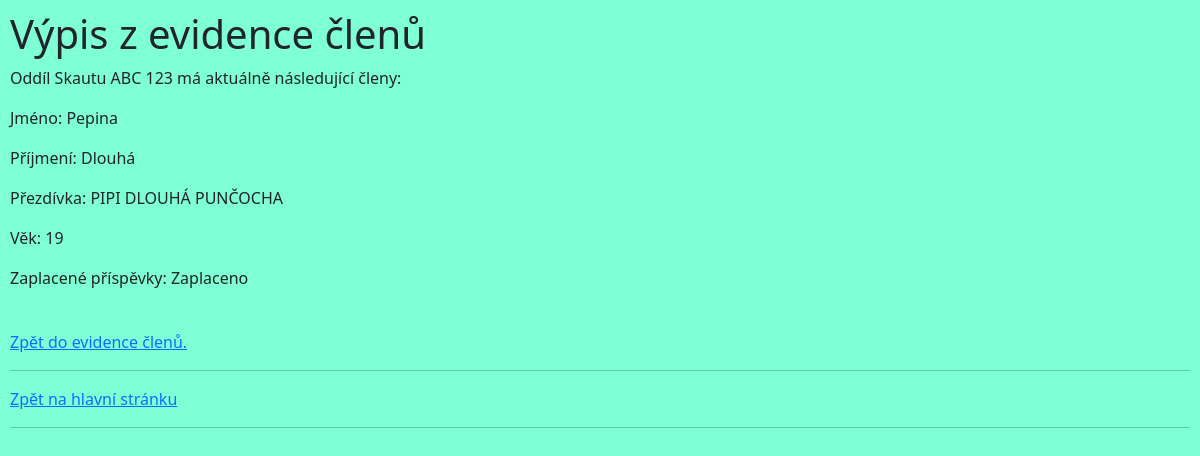
Page /evidence/Pipi dlouhá punčocha on the committed database.
### evidence/models.py (models this page shows, shortened)
class Clen(models.Model):
    jmeno = models.CharField(max_length=30)
    prijmeni = models.CharField(max_length=30)
    prezdivka = models.CharField(max_length=30)
    vek = models.IntegerField(null=True)
    prispevek = models.BooleanField(null=True)
    slug = models.SlugField(blank="True", default="", null=False, primary_key=True)
    oddil = models.ForeignKey(Oddil, on_delete=models.SET_NULL, null=True)
    bobrik = models.ManyToManyField(Bobrik)
    """
    def save(self, *args, **kwargs):
        self.slug = slugify(self.prezdivka)
        super().save(*args, **kwargs)
        # kdyz jsem si prepsal save, tak musim pro save zavolat predka
        """
    class Meta():
        verbose_name_plural = "Clenove"
        ordering = ["prezdivka"]   # razeni v tabulkce, pokud dam pred - "-prezdivka", tak je to sestupne

### evidence/views.py (the view)
# urls.py: path("/<str:prezdivka>", views.evidence_detail, name="detail"),
def evidence_detail(request, prezdivka):
    clen = get_object_or_404(Clen, prezdivka=prezdivka)
    return render(request, "evidence/clen_detail.html", {
        "jmeno": clen.jmeno,
        "prijmeni": clen.prijmeni,
        "prezdivka": clen.prezdivka,
        "vek": clen.vek,
        "prispevek": clen.prispevek,
})

### evidence/templates/evidence/clen_detail.html (shortened to what this page needs)
{% extends "base.html" %}
{% load static %}
{% block styling %}
    <link rel="stylesheet" href="{% static "styly.css" %}">
{% endblock%}
{% block content %}
    <h1>Výpis z evidence členů</h1>
    <p>Oddíl Skautu ABC 123 má aktuálně následující členy:</p>
    <p>Jméno: {{ jmeno }} </p>
    <p>Příjmení: {{ prijmeni }}</p>
    <p>Přezdívka: {{ prezdivka | upper }}</p>
    <p>Věk: {{ vek }}</p>
    <p>Zaplacené příspěvky: {{ prispevek | yesno:"Zaplaceno,Nezaplaceno"}}</p>
    <br>
    <p>
        <a href="{% url "evidence" %}" target="_self">Zpět do evidence členů.</a>
    </p>
{% include "footer.html" %}
{% endblock  %}

### static/styly.css (style rules this page uses)
body { padding: 10px !important; background-color: aquamarine !important; }

### rows in the picture
Clen: jmeno "Pepina", prijmeni "Dlouhá", prezdivka "PIPI DLOUHÁ PUNČOCHA"

### other values in the picture
{{ vek }} "19"
{{ prispevek | yesno:"Zaplaceno,Nezaplaceno" }} "Zaplaceno"
